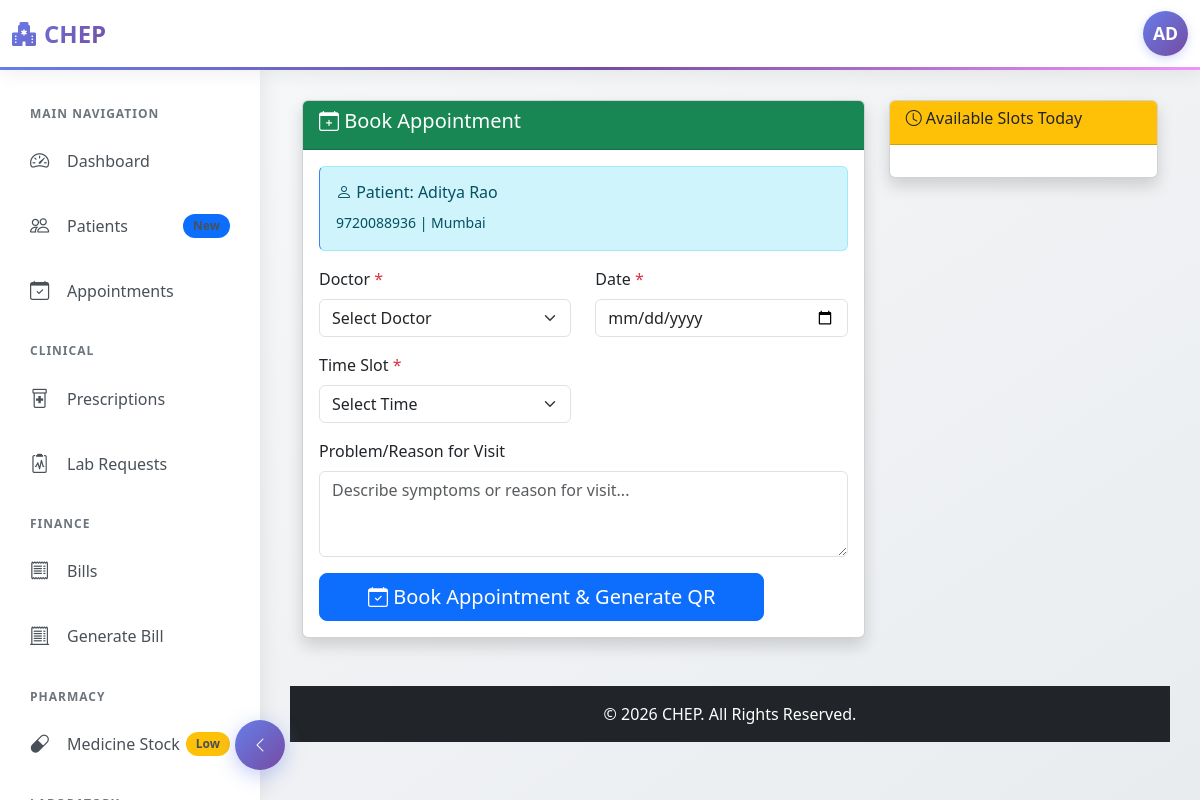
The page /receptionist/book_appointment.php?patient_id=1 (signed in) on the database its author committed.
### tables this page shows
CREATE TABLE patients (
    id INT UNSIGNED PRIMARY KEY AUTO_INCREMENT,
    name VARCHAR(100) NOT NULL,
    email VARCHAR(150),
    contact VARCHAR(15) NOT NULL,
    gender ENUM('male', 'female', 'other'),
    dob DATE,
    blood_group VARCHAR(5),
    address TEXT,
    city VARCHAR(100),
    pincode VARCHAR(10),
    emergency_contact VARCHAR(15),
    created_at TIMESTAMP DEFAULT CURRENT_TIMESTAMP
);

### receptionist/book_appointment.php (the view, shortened to what this page needs)
<?php
require_once '../config.php';
require_once '../includes/header.php';
$patient_id = (int)($_GET['patient_id'] ?? $_POST['patient_id'] ?? 0);
$patient = null;
if ($patient_id > 0) {
    $stmt_patient = $conn->prepare("SELECT * FROM patients WHERE id = ?");
    $stmt_patient->bind_param('i', $patient_id);
    $stmt_patient->execute();
    $patient = $stmt_patient->get_result()->fetch_assoc();
}
?>
<div class="container-fluid">
    <div class="row">
        <div class="col-md-8">
            <div class="card shadow">
                <div class="card-header bg-success text-white">
                    <h5><i class="bi bi-calendar-plus"></i> Book Appointment</h5>
                </div>
                <div class="card-body">
                    <?php if ($patient): ?>
                    <div class="alert alert-info">
                        <h6><i class="bi bi-person"></i> Patient: <?php echo htmlspecialchars($patient['name']); ?></h6>
                        <small><?php echo htmlspecialchars($patient['contact']); ?> | <?php echo $patient['city']; ?></small>
                    </div>
                    <?php endif; ?>
                    <form method="POST">
                        <div class="row">
                            <div class="col-md-6 mb-3">
                                <label class="form-label">Doctor <span class="text-danger">*</span></label>
                                <select name="doctor_id" class="form-select" required>
                                    <option value="">Select Doctor</option>
                                </select>
                            </div>
                            <div class="col-md-6 mb-3">
                                <label class="form-label">Date <span class="text-danger">*</span></label>
                                <input type="date" name="date" class="form-control" min="<?php echo date('Y-m-d'); ?>" required>
                            </div>
                            <div class="col-md-6 mb-3">
                                <label class="form-label">Time Slot <span class="text-danger">*</span></label>
                                <select name="time_slot" class="form-select" required>
                                    <option value="">Select Time</option>
                                </select>
                            </div>
                            <div class="col-12 mb-3">
                                <label class="form-label">Problem/Reason for Visit</label>
                                <textarea name="problem" class="form-control" rows="3" placeholder="Describe symptoms or reason for visit..."></textarea>
                            </div>
                            <div class="col-12">
                                <button type="submit" class="btn btn-primary btn-lg px-5">
                                    <i class="bi bi-calendar-check"></i> Book Appointment & Generate QR
                                </button>
                            </div>
                        </div>
                    </form>
                </div>
            </div>
        </div>
        <div class="col-md-4">
            <div class="card shadow">
                <div class="card-header bg-warning text-dark">
                    <h6><i class="bi bi-clock"></i> Available Slots Today</h6>
                </div>
                <div class="card-body">
                </div>
            </div>
        </div>
    </div>
</div>
<?php require_once '../includes/footer.php'; ?>

### includes/header.php (style rules this page uses)
:root { --primary-gradient: linear-gradient(135deg, #667eea 0%, #764ba2 100%); --sidebar-width: 260px; --navbar-height: 70px; }
* { margin: 0; padding: 0; box-sizing: border-box; }
body { background: linear-gradient(to bottom right, #f8f9fa 0%, #e9ecef 100%); font-family: 'Segoe UI', Tahoma, Geneva, Verdana, sans-serif; overflow-x: hidden; }
.alert-info { border-left-color: #3b82f6; }

### rows shown on the page
patients: name "Aditya Rao", contact "9720088936", city "Mumbai"

### other values the page prints
substr($user_name, 0, 2) "AD"
